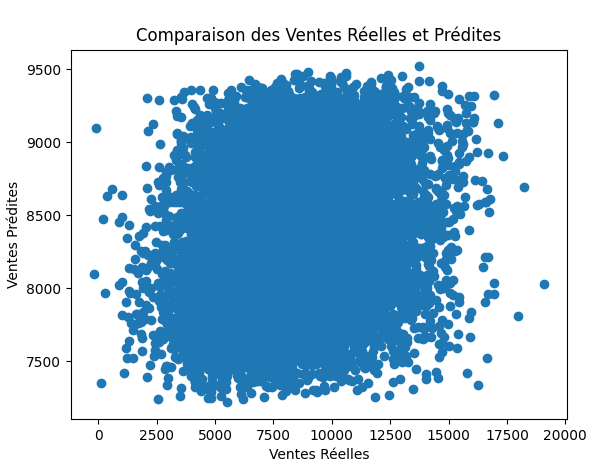

Python code for this plot:
# Importation des bibliothèques nécessaires
import pandas as pd
from sklearn.model_selection import train_test_split
from sklearn.linear_model import LinearRegression
from sklearn.metrics import mean_squared_error, r2_score
import matplotlib.pyplot as plt

# Chargement des données
data = pd.read_csv('dataset_marketing_grand.csv')

# Sélection des variables pour le modèle
X = data[['Budget Réseaux Sociaux', 'Budget Télévision', 'Budget Radio']]  # Variables indépendantes
y = data['Ventes']  # Variable dépendante

# Division des données en ensembles d'entraînement et de test
X_train, X_test, y_train, y_test = train_test_split(X, y, test_size=0.2, random_state=42)

# Construction et entraînement du modèle de régression linéaire multiple
model = LinearRegression()
model.fit(X_train, y_train)

# Prédictions sur l'ensemble de test
y_pred = model.predict(X_test)

# Évaluation du modèle
rmse = mean_squared_error(y_test, y_pred, squared=False)
r2 = r2_score(y_test, y_pred)

# Affichage des métriques d'évaluation
print(f"RMSE: {rmse}")
print(f"R²: {r2}")

# Visualisation des prédictions vs valeurs réelles
plt.scatter(y_test, y_pred)
plt.xlabel('Ventes Réelles')
plt.ylabel('Ventes Prédites')
plt.title('Comparaison des Ventes Réelles et Prédites')
plt.show()
